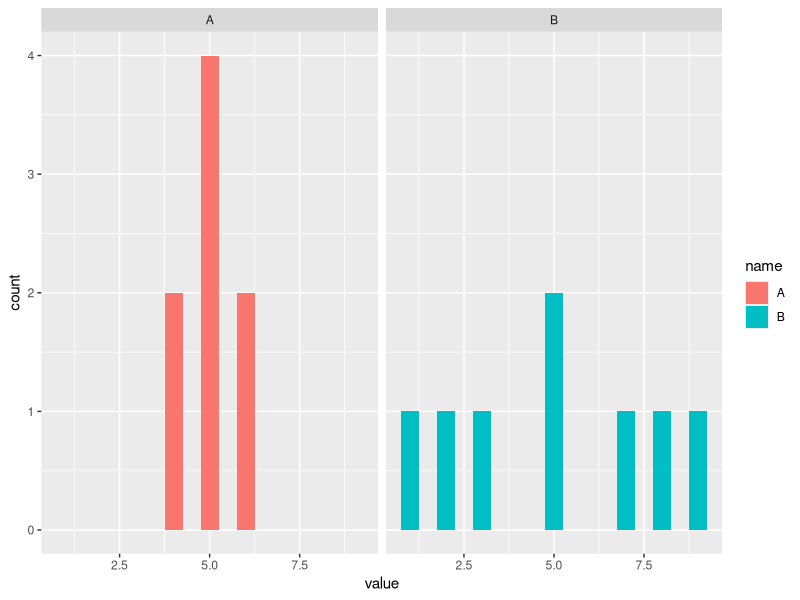

Recreate this plot in R. (Note: this script raises an error after producing the figure.)
rm(list=ls())
library(tidyverse)

A <- c(4,4,5,5,5,5,6,6)
B <- c(1,2,3,5,5,7,8,9)
df <- data.frame(A,B)
df %>% rowid_to_column("id") %>% 
    pivot_longer(-id) %>% 
    group_by(name) %>% 
    summarise(mean=mean(value),median=median(value))
df %>% rowid_to_column("id") %>% 
    pivot_longer(-id) %>% 
    ggplot(aes(x=value,fill=name))+geom_histogram(binwidth = 0.5)+facet_wrap(~name) -> g1

ggsave(g1,filename = "../images/text04/Rplot04_01.png", dpi = 600, width = 8, height = 4)
